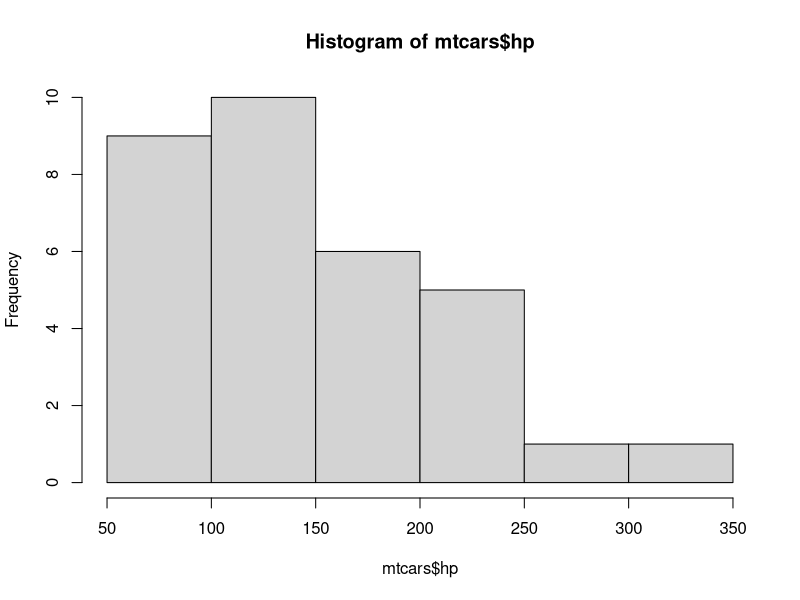
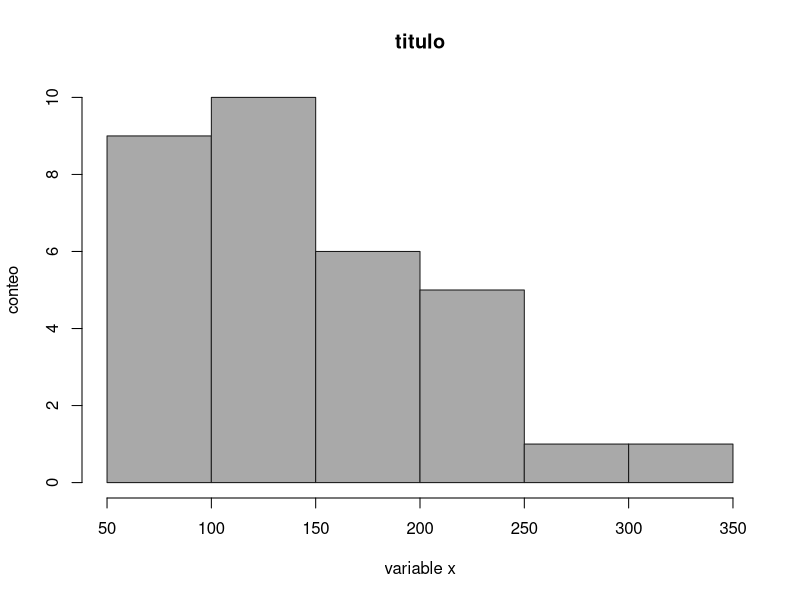
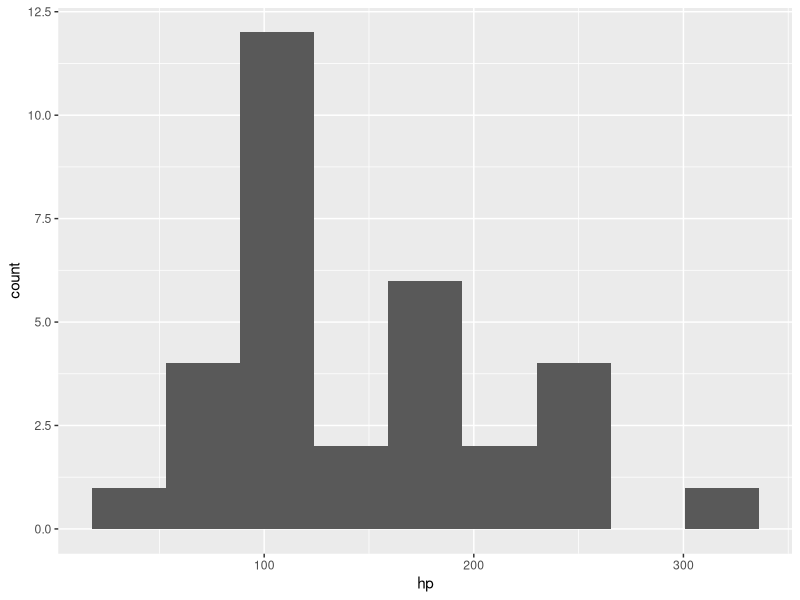
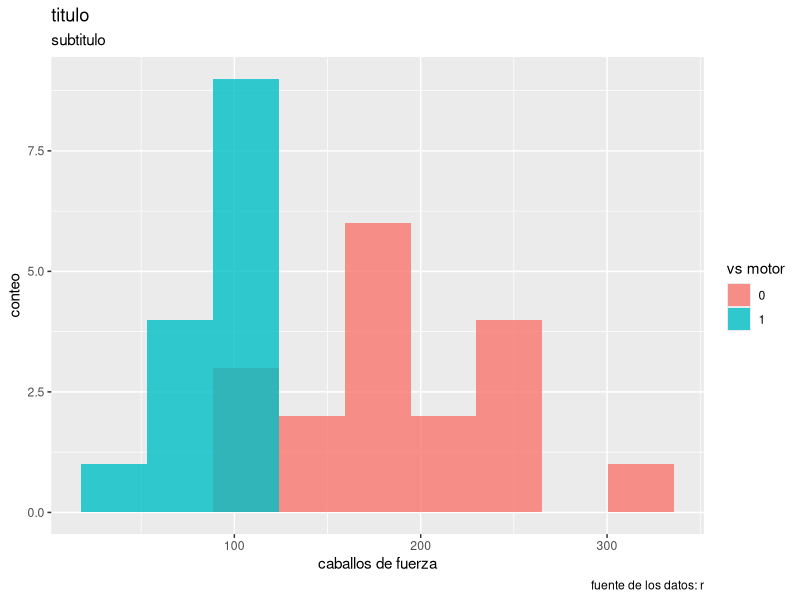

Write the R code that produced these figures, in order.
#Histogramas
#Se ingresan las variables de la tabla
data("mtcars")

# Se crea el histograma basico
hist(mtcars$hp)

#Se le realizan unas modificaciones en las caracteristicas
hist(mtcars$hp, breaks = seq(50, 350, 50), col='darkgray', border ='gray10', main ='titulo', xlab = 'variable x', ylab = 'conteo')

#se importa la libreria ggplot2
library(ggplot2)

#a continuacion se crea el grafico con unas caracteristicas especificas
ggplot(data = mtcars, mapping = aes(x = hp)) + geom_histogram(bins = 9)

#En el siguiente codigo, se le hacen unas modificaciones
ggplot(data = mtcars, mapping = aes(x = hp, fill = factor(vs))) + geom_histogram(bins = 9, position = 'identity', alpha = 0.8) + labs(title = 'titulo', fill = 'vs motor',x='caballos de fuerza', y = 'conteo', subtitle= 'subtitulo', caption = 'fuente de los datos: r')














